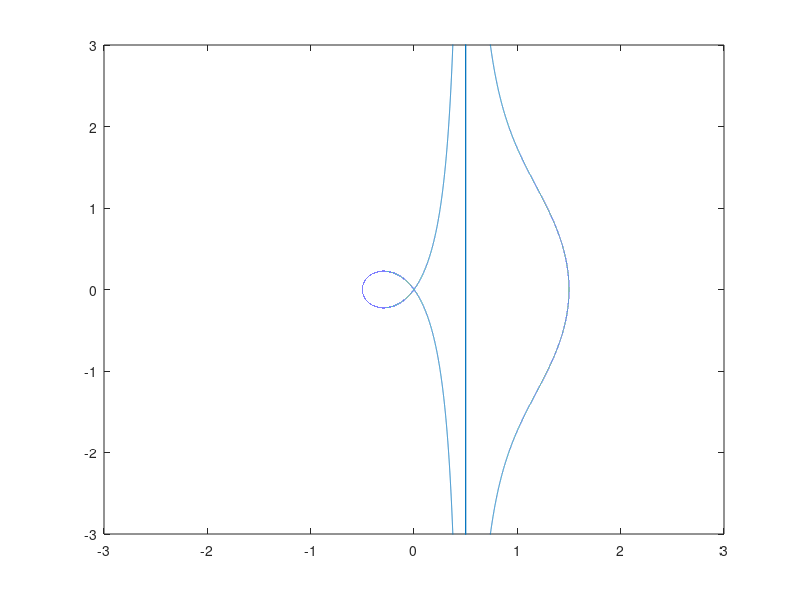

Here is the MATLAB script that generated this plot:
function conchoid()

t = -pi:0.0001:pi;
for a = -0.5:0.005:0.5
    x = a + cos(t);
    y = a*tan(t) + sin(t);
    plot(x, y);
    axis([-3, 3, -3, 3]);
    pause;
end
end